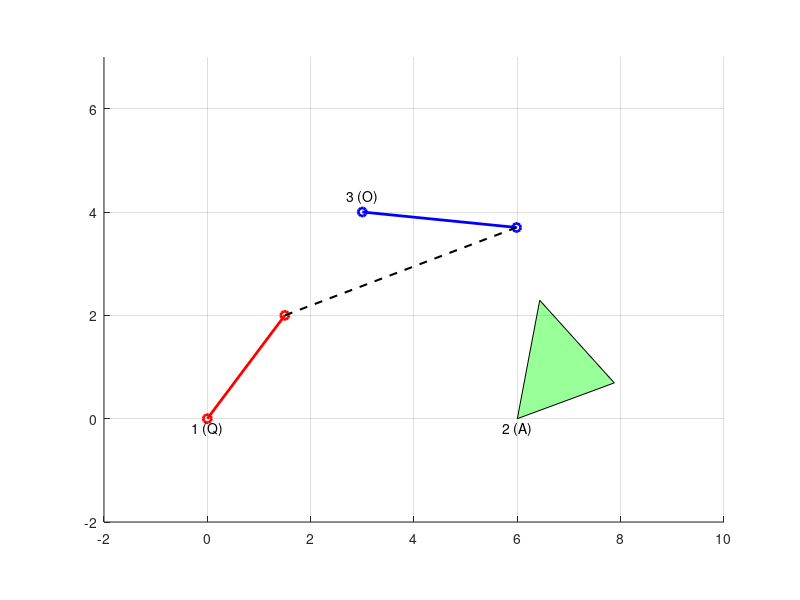

MATLAB code for this plot:
%% Meta
% This is complete dummy data from ChatGPT to test how to create these 2D
% animations
%% Animatin

% Define pivots
pivot_1 = [0, 0];      % Q
pivot_2 = [6, 0];      % A
pivot_3 = [3, 4];      % O
 
% Define shapes (relative to pivot)
body1_shape = [0, 0; 1.5, 2];            % Body (1): Q-bar
body2_shape = [0, 0; 1.2, 2; 2, 0];      % Body (2): triangle ABC
body3_shape = [0, 0; 3, 0];              % Body (3): OB bar

% Time and angles
t = linspace(0, 2*pi, 300);
theta1 = 0.3 * sin(t);             % rotation of body (1)
theta2 = 0.5 * sin(t + pi/4);      % rotation of body (2)
theta3 = 0.2 * sin(t - pi/6);      % rotation of body (3)

% Set up figure
figure;
axis equal;
axis([-2, 10, -2, 7]);
grid on;
hold on;

for i = 1:length(t)
    % Rotation matrices
    R1 = [cos(theta1(i)), -sin(theta1(i)); sin(theta1(i)), cos(theta1(i))];
    R2 = [cos(theta2(i)), -sin(theta2(i)); sin(theta2(i)), cos(theta2(i))];
    R3 = [cos(theta3(i)), -sin(theta3(i)); sin(theta3(i)), cos(theta3(i))];

    % Rotate and translate bodies
    b1 = (R1 * body1_shape')' + pivot_1;
    b2 = (R2 * body2_shape')' + pivot_2;
    b3 = (R3 * body3_shape')' + pivot_3;

    % Clear previous frame
    cla;

    % Draw bodies
    plot(b1(:,1), b1(:,2), 'r-o', 'LineWidth', 2);
    fill(b2(:,1), b2(:,2), 'g', 'FaceAlpha', 0.4);
    plot(b3(:,1), b3(:,2), 'b-o', 'LineWidth', 2);

    % Optional: Draw a spring (from body1 end to body3 end)
    spring_start = b1(end, :);
    spring_end = b3(end, :);
    plot([spring_start(1), spring_end(1)], ...
         [spring_start(2), spring_end(2)], 'k--', 'LineWidth', 1.5);

    % Label points
    text(pivot_1(1), pivot_1(2)-0.2, '1 (Q)', 'HorizontalAlignment', 'center');
    text(pivot_2(1), pivot_2(2)-0.2, '2 (A)', 'HorizontalAlignment', 'center');
    text(pivot_3(1), pivot_3(2)+0.3, '3 (O)', 'HorizontalAlignment', 'center');

    drawnow;
    pause(0.01);
end
